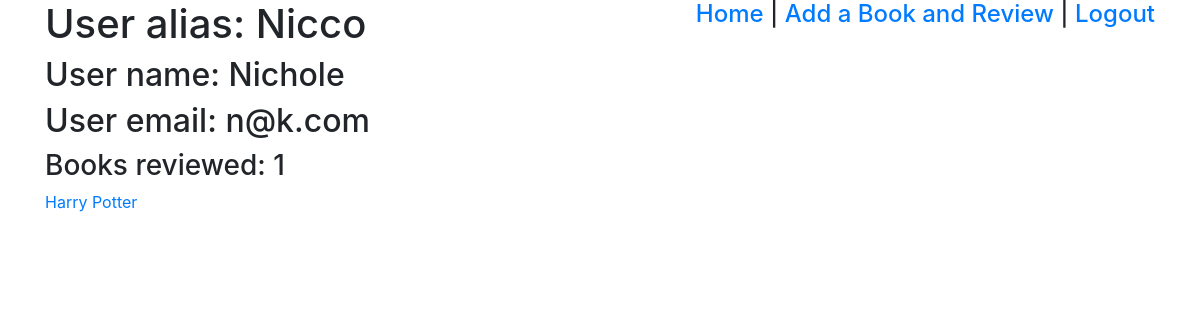
Page /users/1 (signed in) on the committed database.
### dojo_reads_app/models.py (models this page shows)
class User(models.Model):
    name = models.CharField(max_length=45)
    alias = models.CharField(max_length=45)
    email = models.CharField(max_length=255)
    password = models.CharField(max_length=255)
    created_at = models.DateTimeField(auto_now_add=True)
    updated_at = models.DateTimeField(auto_now=True)
    objects = UserManager()

class Review(models.Model):
    content = models.TextField()
    rating = models.IntegerField(validators=[MinValueValidator(1), MaxValueValidator(5)])
    created_at = models.DateTimeField(auto_now_add=True)
    updated_at = models.DateTimeField(auto_now=True)
    user = models.ForeignKey(User, related_name="reviews", on_delete=models.CASCADE)
    book = models.ForeignKey(Book, related_name="reviews", on_delete=models.CASCADE)

class Book(models.Model):
    title = models.CharField(max_length=45)
    author = models.CharField(max_length=45)
    created_at = models.DateTimeField(auto_now_add=True)
    updated_at = models.DateTimeField(auto_now=True)
    objects = BookManager()

### dojo_reads_app/views.py (the view)
# urls.py: path('users/<int:id>', views.one_user),
def one_user(request, id):
    if 'logged_in_user' not in request.session:
        return redirect("/")
    else:
        context = {
            'user': User.objects.get(id=id)
        }
        return render(request, "user.html", context)

### dojo_reads_app/templates/user.html (shortened to what this page needs)
<!DOCTYPE html>
<html lang="en">
<head>
    <link rel="stylesheet" href="https://stackpath.bootstrapcdn.com/bootstrap/4.5.2/css/bootstrap.min.css">
</head>
<body>
    <div class="container">
        <h4 style="float:right"><a href="/books">Home</a> | <a href="/books/add">Add a Book and Review</a> | <a href="/logout">Logout</a></h4>
        <h1>User alias: {{user.alias}}</h1>
        <h2>User name: {{user.name}}</h2>
        <h2>User email: {{user.email}}</h2>
        <h3>Books reviewed: {{user.reviews.count}}</h3>
        {% for b in user.reviews.all %}
            <p><a href="/books/{{b.book.id}}">{{b.book.title}}</a></p>
        {% endfor %}
    </div>
</body>
</html>

### rows in the picture
User: alias "Nicco", name "Nichole", email "n@k.com", reviews.count "1"
Review: book "Harry Potter"
